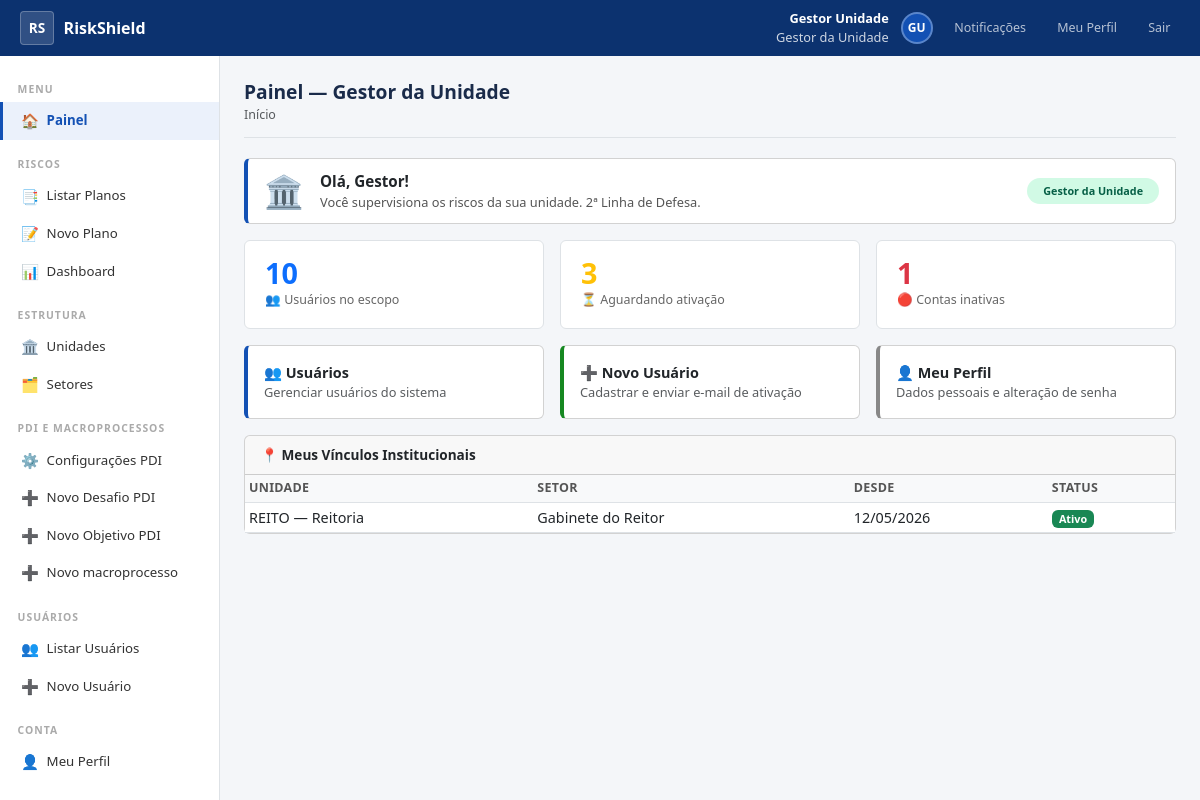
Page /painel/ (signed in) on the committed database.
### accounts/models.py (models this page shows, shortened)
class Usuario(AbstractBaseUser, PermissionsMixin):
    primeiro_nome = models.CharField('Primeiro Nome', max_length=80)
    sobrenome = models.CharField('Sobrenome', max_length=100)
    matricula = models.CharField('Matrícula', max_length=20, unique=True, db_index=True)
    email = models.EmailField('E-mail Institucional', unique=True, db_index=True)
    foto = models.ImageField('Foto', upload_to='fotos/', blank=True, null=True)
    telefone = models.CharField('Telefone Institucional', max_length=20, blank=True)
    cargo = models.CharField('Cargo / Função', max_length=120, blank=True)
    perfil = models.CharField(
        'Perfil',
        max_length=20,
        choices=Perfil.choices,
        default=Perfil.SERVIDOR,
        db_index=True,
    )
    ativo = models.BooleanField('Ativo', default=True, db_index=True)
    conta_ativada = models.BooleanField('Conta Ativada', default=False)
    is_staff = models.BooleanField('Acesso Admin Django', default=False)
    criado_em = models.DateTimeField('Criado em',    auto_now_add=True)
    atualizado_em = models.DateTimeField('Atualizado em', auto_now=True)
    deleted_at = models.DateTimeField('Excluído em',  null=True, blank=True, db_index=True)
    criado_por = models.ForeignKey(
        'self', on_delete=models.SET_NULL,
        null=True, blank=True,
        related_name='usuarios_criados',
        verbose_name='Criado por',
    )
    ultimo_login_ip = models.GenericIPAddressField('IP do Último Login', null=True, blank=True)
    history = HistoricalRecords(
        history_change_reason_field=models.TextField(null=True),
        excluded_fields=['last_login', 'ultimo_login_ip'],
    )
    objects = UsuarioManager()
    USERNAME_FIELD  = 'matricula'
    REQUIRED_FIELDS = ['email', 'primeiro_nome', 'sobrenome']
    class Meta:
        verbose_name = 'Usuário'
        verbose_name_plural  = 'Usuários'
        ordering = ['primeiro_nome', 'sobrenome']
    def get_nome_completo(self):
        return f'{self.primeiro_nome} {self.sobrenome}'.strip()
    def get_iniciais(self):
        partes = self.get_nome_completo().split()
        if len(partes) >= 2:
            return f'{partes[0][0]}{partes[-1][0]}'.upper()
        return self.matricula[:2].upper()
    @property
    def is_admin(self):
        return self.perfil == Perfil.ADMIN
    @property
    def is_gestor_unidade(self):
        return self.perfil == Perfil.GESTOR_UNIDADE
    @property
    def is_servidor(self):
        return self.perfil == Perfil.SERVIDOR
    @property
    def pode_criar_usuario(self):
        return self.perfil in (Perfil.ADMIN, Perfil.GESTOR_UNIDADE)
    @property
    def pode_gerenciar_usuarios(self):
        return self.perfil in (Perfil.ADMIN, Perfil.GESTOR_UNIDADE, Perfil.GESTOR_SETOR)
    @property
    def pode_ver_logs(self):
        return self.perfil == Perfil.ADMIN
    def get_setores_ativos(self):
        return self.usuario_setores.filter(ativo=True).select_related('setor__unidade')
    def get_unidades_ativas(self):
        ids = self.usuario_setores.filter(ativo=True).values_list(
            'setor__unidade_id', flat=True
        ).distinct()
        return Unidade.objects.filter(id__in=ids)

### organizacional/models.py (models this page shows, shortened)
class UsuarioSetor(models.Model):
    usuario     = models.ForeignKey(
        settings.AUTH_USER_MODEL,
        on_delete=models.PROTECT,
        related_name='usuario_setores',
        verbose_name='Usuário',
    )
    setor       = models.ForeignKey(
        Setor,
        on_delete=models.PROTECT,
        related_name='membros',
        verbose_name='Setor',
    )
    data_inicio = models.DateField('Data de Início', default=timezone.localdate)
    data_fim    = models.DateField('Data de Fim', null=True, blank=True)
    ativo       = models.BooleanField('Ativo', default=True, db_index=True)
    criado_por  = models.ForeignKey(
        settings.AUTH_USER_MODEL,
        on_delete=models.SET_NULL,
        null=True, blank=True,
        related_name='vinculos_criados',
        verbose_name='Criado por',
    )
    criado_em   = models.DateTimeField('Criado em', auto_now_add=True)
    history     = HistoricalRecords()
    class Meta:  # pylint: disable=too-few-public-methods
        verbose_name         = 'Vínculo Usuário–Setor'
        verbose_name_plural  = 'Vínculos Usuário–Setor'
        ordering             = ['-ativo', '-data_inicio']

class Setor(models.Model):
    unidade    = models.ForeignKey(Unidade, on_delete=models.PROTECT, related_name='setores')
    nome       = models.CharField('Nome', max_length=200)
    sigla      = models.CharField('Sigla', max_length=20, blank=True)
    ativo      = models.BooleanField('Ativo', default=True)
    deleted_at = models.DateTimeField('Excluído em', null=True, blank=True)
    criado_em  = models.DateTimeField('Criado em', auto_now_add=True)
    history    = HistoricalRecords()
    class Meta:  # pylint: disable=too-few-public-methods
        verbose_name         = 'Setor / Subunidade'
        verbose_name_plural  = 'Setores / Subunidades'
        ordering             = ['unidade__nome', 'nome']

class Unidade(models.Model):
    TIPO_CHOICES = [
        ('REITORIA',     'Reitoria'),
        ('PRO_REITORIA', 'Pró-Reitoria'),
        ('CENTRO',       'Centro de Ensino'),
        ('ORGAO',        'Órgão Suplementar'),
        ('CAMPUS',       'Campus'),
    ]
    nome       = models.CharField('Nome', max_length=200)
    sigla      = models.CharField('Sigla', max_length=20, blank=True)
    tipo       = models.CharField('Tipo', max_length=20, choices=TIPO_CHOICES)
    ativo      = models.BooleanField('Ativo', default=True)
    deleted_at = models.DateTimeField('Excluído em', null=True, blank=True)
    criado_em  = models.DateTimeField('Criado em', auto_now_add=True)
    history    = HistoricalRecords()
    class Meta:  # pylint: disable=too-few-public-methods
        verbose_name         = 'Unidade'
        verbose_name_plural  = 'Unidades'
        ordering             = ['nome']
    def __str__(self):
        return f'{self.sigla} — {self.nome}' if self.sigla else self.nome

### accounts/views.py (the view)
# urls.py: path('painel/',                                   views.view_painel,           name='painel'),
@login_required
def view_painel(request):
    u   = request.user
    ctx = {'usuario': u, 'setores': u.get_setores_ativos(), 'unidades': u.get_unidades_ativas()}
    if u.pode_gerenciar_usuarios:
        qs = qs_escopo(u)
        ctx.update({
            'total_usuarios':    qs.count(),
            'total_inativos':    qs.filter(ativo=False).count(),
            'total_nao_ativ':    qs.filter(conta_ativada=False, ativo=True).count(),
        })
    return render(request, 'accounts/painel.html', ctx)

### templates/accounts/painel.html (shortened to what this page needs)
{% extends 'base_sistema.html' %}
{% block content %}
<div class="page-header">
  <h1>Painel — {{ usuario.get_perfil_display }}</h1>
  <nav aria-label="breadcrumb">
    <ol class="breadcrumb mb-0">
      <li class="breadcrumb-item active">Início</li>
    </ol>
  </nav>
</div>
<div class="card mb-3" style="border-left:4px solid #1351B4;">
  <div class="card-body py-2 px-3 d-flex align-items-center gap-3">
    <div style="font-size:2rem;">
      {% if usuario.is_admin %}⚙️{% elif usuario.is_gestor_unidade %}🏛️{% elif usuario.is_gestor_setor %}🗂️{% else %}👤{% endif %}
    </div>
    <div>
      <div style="font-weight:700; font-size:.95rem;">Olá, {{ usuario.primeiro_nome }}!</div>
      <div style="font-size:.8rem; color:#555;">
        {% if usuario.is_admin %}
          Você tem acesso total ao sistema.
        {% elif usuario.is_gestor_unidade %}
          Você supervisiona os riscos da sua unidade. 2ª Linha de Defesa.
        {% elif usuario.is_gestor_setor %}
          Você gerencia os riscos do seu setor. 1ª Linha de Defesa.
        {% else %}
          Você pode visualizar os riscos e registrar observações no seu setor.
        {% endif %}
      </div>
    </div>
    <div class="ms-auto">
      <span class="badge badge-{% if usuario.is_admin %}admin{% elif usuario.is_gestor_unidade %}gu{% elif usuario.is_gestor_setor %}gs{% else %}serv{% endif %} rounded-pill px-3 py-2">
        {{ usuario.get_perfil_display }}
      </span>
    </div>
  </div>
</div>
{% if usuario.pode_gerenciar_usuarios %}
<div class="row g-3 mb-3">
  <div class="col-sm-4">
    <div class="stat-card">
      <div class="stat-card-value text-primary">{{ total_usuarios|default:"0" }}</div>
      <div class="stat-card-label">👥 Usuários no escopo</div>
    </div>
  </div>
  <div class="col-sm-4">
    <div class="stat-card">
      <div class="stat-card-value text-warning">{{ total_nao_ativ|default:"0" }}</div>
      <div class="stat-card-label">⏳ Aguardando ativação</div>
    </div>
  </div>
  <div class="col-sm-4">
    <div class="stat-card">
      <div class="stat-card-value text-danger">{{ total_inativos|default:"0" }}</div>
      <div class="stat-card-label">🔴 Contas inativas</div>
    </div>
  </div>
</div>
{% endif %}
<div class="row g-3 mb-3">
  {% if usuario.pode_gerenciar_usuarios %}
  <div class="col-sm-6 col-md-4">
    <a href="{% url 'lista_usuarios' %}" class="card text-decoration-none h-100" style="border-left:4px solid #1351B4;">
      <div class="card-body">
        <div class="fw-bold">👥 Usuários</div>
        <div class="text-muted" style="font-size:.8rem;">Gerenciar usuários do sistema</div>
      </div>
    </a>
  </div>
  {% endif %}
  {% if usuario.pode_criar_usuario %}
  <div class="col-sm-6 col-md-4">
    <a href="{% url 'cadastro_usuario' %}" class="card text-decoration-none h-100" style="border-left:4px solid #168821;">
      <div class="card-body">
        <div class="fw-bold">➕ Novo Usuário</div>
        <div class="text-muted" style="font-size:.8rem;">Cadastrar e enviar e-mail de ativação</div>
      </div>
    </a>
  </div>
  {% endif %}
  <div class="col-sm-6 col-md-4">
    <a href="{% url 'meu_perfil' %}" class="card text-decoration-none h-100" style="border-left:4px solid #888;">
      <div class="card-body">
        <div class="fw-bold">👤 Meu Perfil</div>
        <div class="text-muted" style="font-size:.8rem;">Dados pessoais e alteração de senha</div>
      </div>
    </a>
  </div>
</div>
<div class="card">
  <div class="card-header py-2"><strong style="font-size:.85rem;">📍 Meus Vínculos Institucionais</strong></div>
  <div class="card-body p-0">
    {% if setores %}
    <table class="table table-sm mb-0 table-gov">
      <thead><tr><th>Unidade</th><th>Setor</th><th>Desde</th><th>Status</th></tr></thead>
      <tbody>
        {% for vs in setores %}
        <tr>
          <td>{{ vs.setor.unidade }}</td>
          <td>{{ vs.setor.nome }}</td>
          <td>{{ vs.data_inicio|date:"d/m/Y" }}</td>
          <td><span class="badge bg-success">Ativo</span></td>
        </tr>
        {% endfor %}
      </tbody>
    </table>
    {% endif %}
  </div>
</div>
{% endblock %}

### templates/base_sistema.html (shortened to what this page needs)
{% load static %}
<!DOCTYPE html>
<html lang="pt-BR">
<head>
  <link href="https://cdn.jsdelivr.net/npm/bootstrap@5.3.0/dist/css/bootstrap.min.css" rel="stylesheet">
  <link rel="stylesheet" href="{% static 'css/styles_sistema.css' %}">
</head>
<body>
<div class="topbar">
  <a href="{% url 'painel' %}" class="topbar-brand">
    <div class="topbar-logo">RS</div>
    RiskShield
  </a>
  <div class="topbar-right">
    <div class="topbar-user text-end">
      <strong>{{ request.user.primeiro_nome }} {{ request.user.sobrenome }}</strong>
      {{ request.user.get_perfil_display }}
    </div>
    <div class="topbar-avatar">
      {% if request.user.foto %}<img src="{{ request.user.foto.url }}" alt="">
      {% else %}{{ request.user.get_iniciais }}{% endif %}
    </div>
    <a href="{% url 'riscos:lista_notificacoes' %}" class="topbar-btn">
      Notificações
    </a>
    <a href="{% url 'meu_perfil' %}" class="topbar-btn">Meu Perfil</a>
    <a href="{% url 'logout' %}" class="topbar-btn">Sair</a>
  </div>
</div>
<div class="app-body">
  <nav class="sidebar">
    <div class="sidebar-section-title">Menu</div>
    <a href="{% url 'painel' %}" class="sidebar-link {% if request.resolver_match.url_name == 'painel' %}active{% endif %}">
      <span class="sidebar-icon">🏠</span> Painel
    </a>
    <div class="sidebar-section-title" style="margin-top:.5rem;">Riscos</div>
    <a href="{% url 'riscos:lista_planos' %}" class="sidebar-link {% if request.resolver_match.url_name == 'lista_planos' %}active{% endif %}">
      <span class="sidebar-icon">📑</span> Listar Planos
    </a>
    {% if not request.user.is_servidor %}
    <a href="{% url 'riscos:novo_plano' %}" class="sidebar-link {% if request.resolver_match.url_name == 'novo_plano' %}active{% endif %}">
      <span class="sidebar-icon">📝</span> Novo Plano
    </a>
    <a href="{% url 'riscos:dashboard' %}" class="sidebar-link {% if request.resolver_match.url_name == 'dashboard' %}active{% endif %}">
      <span class="sidebar-icon">📊</span> Dashboard
    </a>
    {% endif %}
    {% if request.user.pode_criar_usuario %}
    <div class="sidebar-section-title" style="margin-top:.5rem;">Estrutura</div>
    <a href="{% url 'lista_unidades' %}" class="sidebar-link {% if 'unidade' in request.resolver_match.url_name %}active{% endif %}">
      <span class="sidebar-icon">🏛️</span> Unidades
    </a>
    <a href="{% url 'lista_setores' %}" class="sidebar-link {% if 'setor' in request.resolver_match.url_name %}active{% endif %}">
      <span class="sidebar-icon">🗂️</span> Setores
    </a>
    {% endif %}
    {% if request.user.is_admin or request.user.is_gestor_unidade %}
    <div class="sidebar-section-title" style="margin-top:.5rem;">PDI e Macroprocessos</div>
    <a href="{% url 'configuracao:painel_configuracao' %}" class="sidebar-link {% if 'configuracao' in request.resolver_match.app_names %}active{% endif %}">
      <span class="sidebar-icon">⚙️</span> Configurações PDI
    </a>
    <a href="{% url 'configuracao:desafio_criar' %}" class="sidebar-link {% if 'desafio_criar' in request.resolver_match.app_names %}active{% endif %}">
      <span class="sidebar-icon">➕</span> Novo Desafio PDI
    </a>
    <a href="{% url 'configuracao:objetivo_criar' %}" class="sidebar-link {% if 'objetivo_criar' in request.resolver_match.app_names %}active{% endif %}">
      <span class="sidebar-icon">➕</span> Novo Objetivo PDI
    </a>
    <a href="{% url 'configuracao:macroprocesso_criar' %}" class="sidebar-link {% if 'macroprocesso_criar' in request.resolver_match.app_names %}active{% endif %}">
      <span class="sidebar-icon">➕</span> Novo macroprocesso
    </a>
    {% endif %}
    {% if request.user.pode_gerenciar_usuarios %}
    <div class="sidebar-section-title" style="margin-top:.5rem;">Usuários</div>
    <a href="{% url 'lista_usuarios' %}" class="sidebar-link {% if request.resolver_match.url_name == 'lista_usuarios' %}active{% endif %}">
      <span class="sidebar-icon">👥</span> Listar Usuários
    </a>
    {% if request.user.pode_criar_usuario %}
    <a href="{% url 'cadastro_usuario' %}" class="sidebar-link {% if request.resolver_match.url_name == 'cadastro_usuario' %}active{% endif %}">
      <span class="sidebar-icon">➕</span> Novo Usuário
    </a>
    {% endif %}
    {% endif %}
    <div class="sidebar-section-title" style="margin-top:.5rem;">Conta</div>
    <a href="{% url 'meu_perfil' %}" class="sidebar-link {% if request.resolver_match.url_name == 'meu_perfil' %}active{% endif %}">
      <span class="sidebar-icon" >👤</span> Meu Perfil
    </a>
  </nav>
  <div class="main-area">
    {% block content %}{% endblock %}
  </div>
</div>
</body>
</html>

### rows in the picture
Usuario: user.primeiro_nome "Gestor", user.sobrenome "Unidade", user.perfil "Gestor da Unidade", user.get_iniciais "GU", perfil "Gestor da Unidade", primeiro_nome "Gestor"
UsuarioSetor: setor.unidade "REITO — Reitoria", setor.nome "Gabinete do Reitor", data_inicio "12/05/2026"

### other values in the picture
{{ total_usuarios|default:"0" }} "10"
{{ total_nao_ativ|default:"0" }} "3"
{{ total_inativos|default:"0" }} "1"
